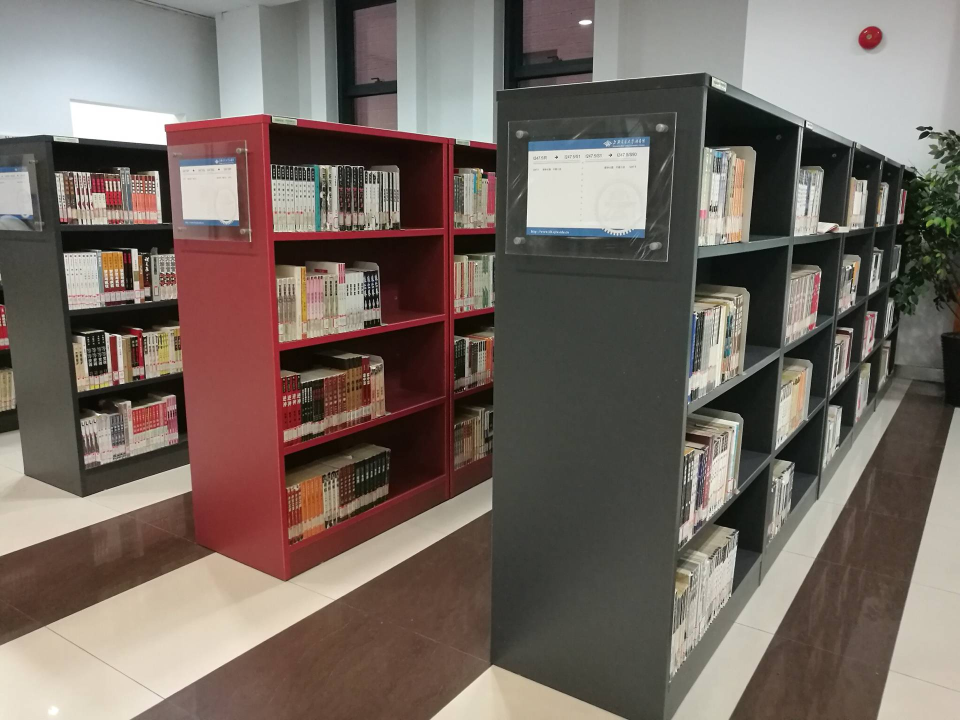
%> input picture IMG_0963.JPG, 1920 x 1440 px (shown at 1/2 size)
$ octave procedure.m   (GNU Octave 9; MATLAB toolbox functions it lacks are replaced by stand-ins)
%> lines starting %> are read from the running program, lines starting %| are printed output that depends on the picture
### distortion_3.m
function out=distortion_3(in)
%% 一些系数与图像初始化
    A =[ 895.8176,0,606.7259;0,898.4794,447.4418;0,0,1];
    D = [-0.0550,0.0574,0.0011,0.0108,0];
    fx = A(1,1);
    fy = A(2,2);
    cx = A(1,3);
    cy = A(2,3);
    k1 = D(1);
    k2 = D(2);
    p1 = D(3);
    p2 = D(4);
    tmp1 = im2double(in);
    tmp2 = rgb2gray(tmp1);
    tmp3 = zeros(size(tmp2));
%% 计算2D点对应的3D点
    [v u] = find(~isnan(tmp3));
    DDDpoints= inv(A)*[u v ones(length(u),1)]';
    r2 = DDDpoints(1,:).^2+DDDpoints(2,:).^2;
    x = DDDpoints(1,:);
    y = DDDpoints(2,:);

%% 按照公式去畸变
    x = x.*(1+k1*r2 + k2*r2.^2) + 2*p1.*x.*y + p2*(r2 + 2*x.^2);
    y = y.*(1+k1*r2 + k2*r2.^2) + 2*p2.*x.*y + p1*(r2 + 2*y.^2);
    ud = reshape(fx*x + cx,size(tmp3));
    vd = reshape(fy*y + cy,size(tmp3));
%% 插值重建原始图像
    tmp3(:,:,1) = interp2(tmp1(:,:,1), ud, vd);
    tmp3(:,:,2) = interp2(tmp1(:,:,2), ud, vd);
    tmp3(:,:,3) = interp2(tmp1(:,:,3), ud, vd);
    out=tmp3;
end

### procedure.m
clc
clear
%% load images
im1=imread('IMG_0963.JPG');
%> im1 is the input picture: size 1440x1920x3 uint8; mean R, G, B 116.9, 105.2, 97.6
im2=imread('IMG_0962.JPG');
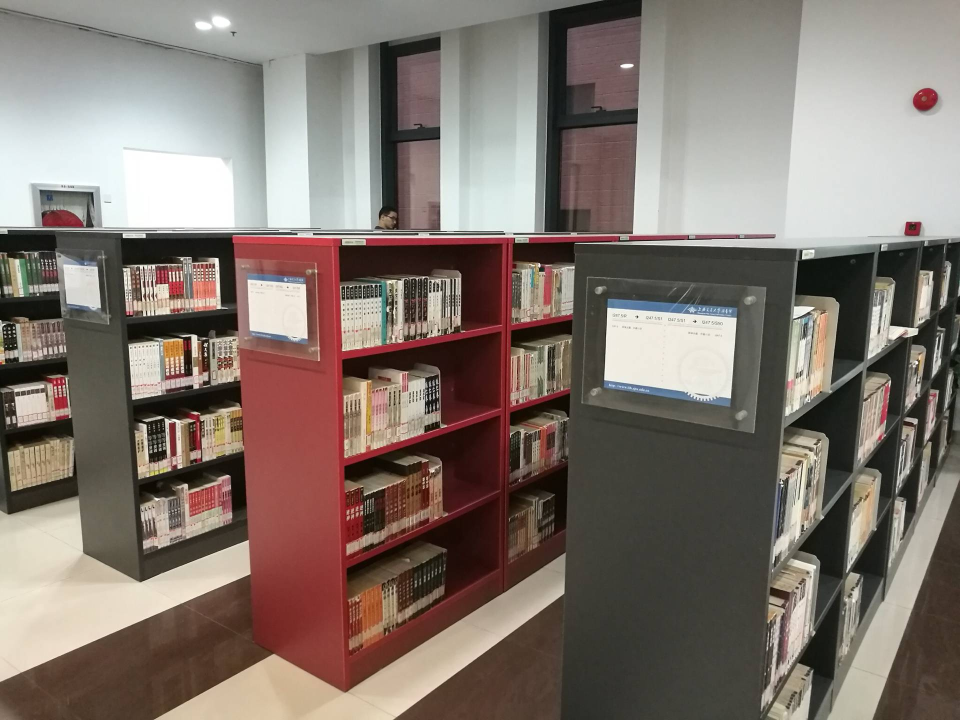
%> input picture IMG_0962.JPG, 1920 x 1440 px (shown at 1/2 size)
%> im2 is the input picture: size 1440x1920x3 uint8; mean R, G, B 129.4, 117.6, 109.9
im3=imread('IMG_0961.JPG');
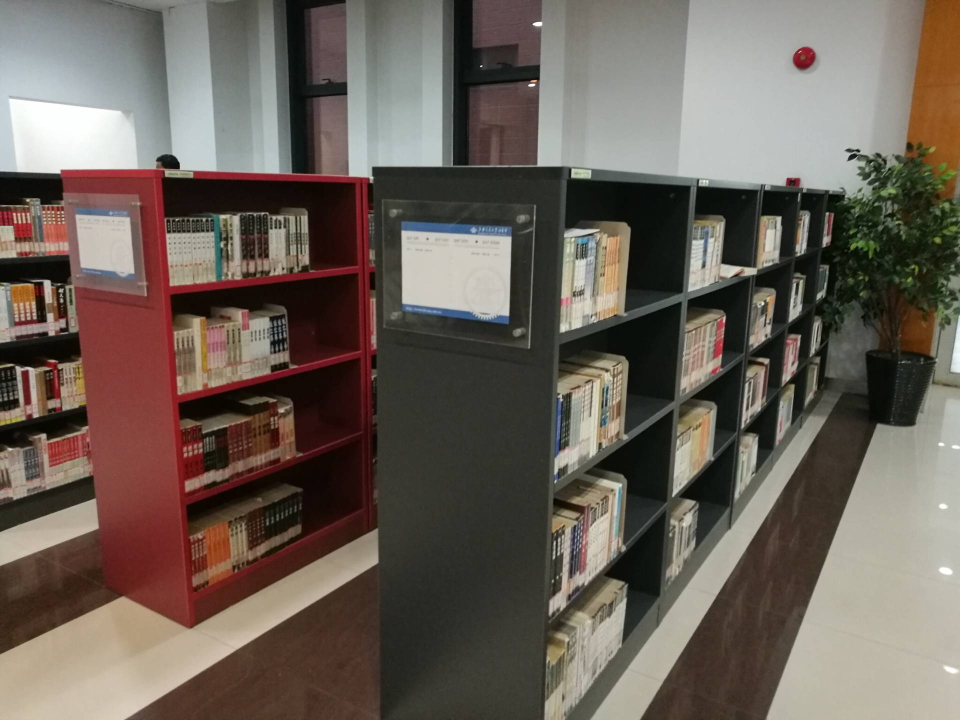
%> input picture IMG_0961.JPG, 1920 x 1440 px (shown at 1/2 size)
%> im3 is the input picture: size 1440x1920x3 uint8; mean R, G, B 106.9, 96.7, 87.8
%% step 3
im1_3=distortion_3(im1);
%> in distortion_3, `tmp2 = rgb2gray(tmp1);`:
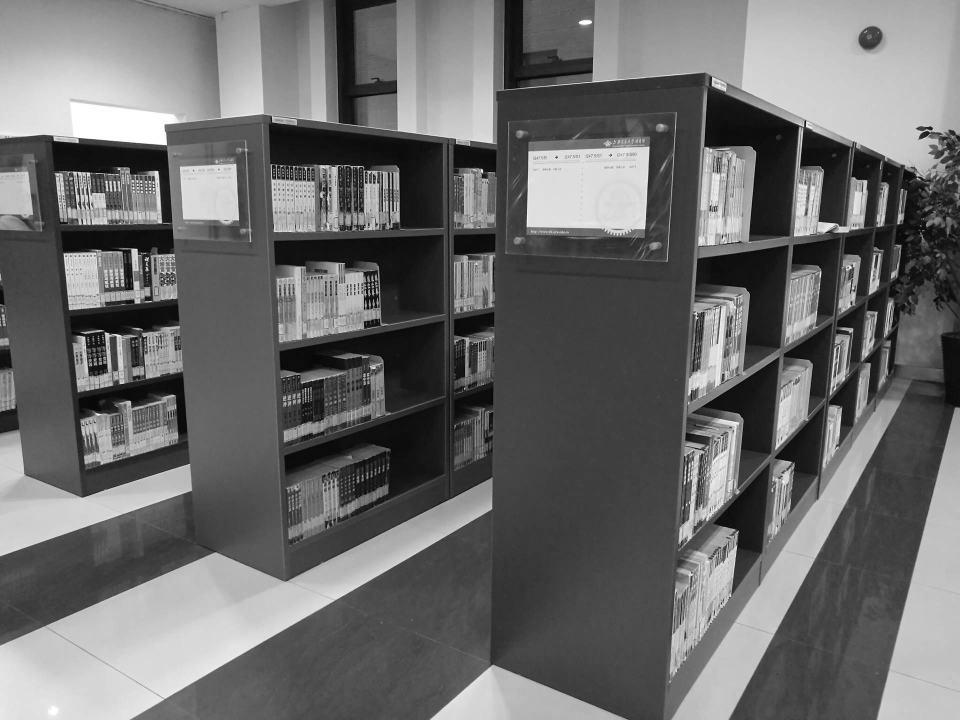
%> tmp2: size 1440x1920 double (shown at 1/2 size); min 0, max 1, mean 0.423
%> in distortion_3, `tmp3(:,:,1) = interp2(tmp1(:,:,1), ud, vd);`:
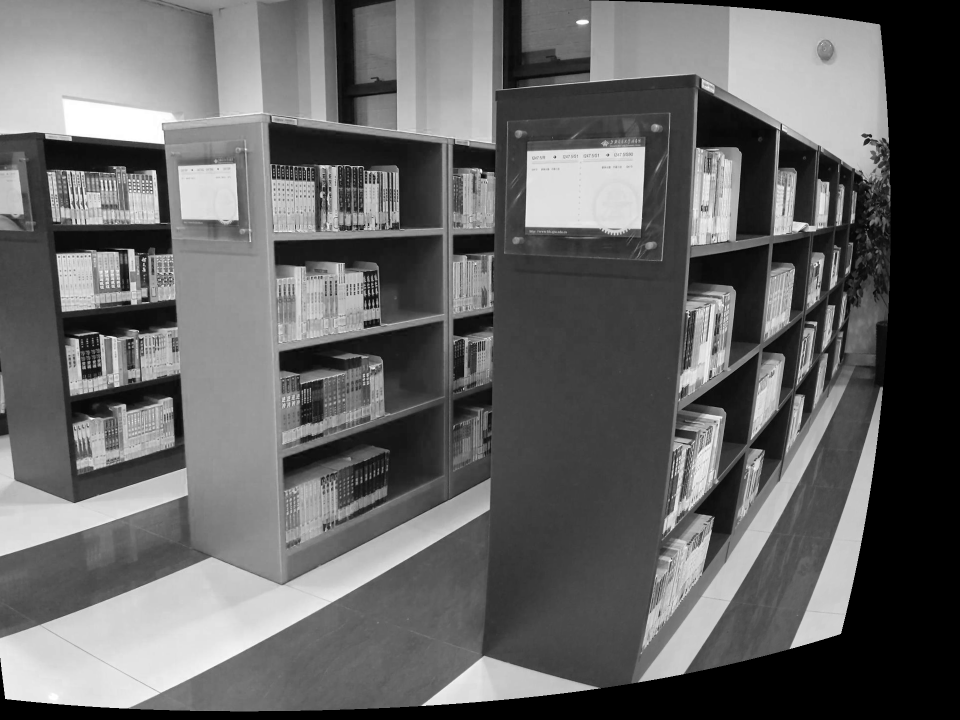
%> tmp3: size 1440x1920 double (shown at 1/2 size); 12.53% of the values are NaN or infinite; the others: min 0.000146, max 1, mean 0.456; drawn with min black, max white, NaN and infinite black
%> in distortion_3, `tmp3(:,:,3) = interp2(tmp1(:,:,3), ud, vd);`: tmp3: size 1440x1920x3 double; 12.53% of the values are NaN or infinite; the others: min 0, max 1, mean 0.413
im2_3=distortion_3(im2);
%> in distortion_3 (call 2), `tmp2 = rgb2gray(tmp1);`:
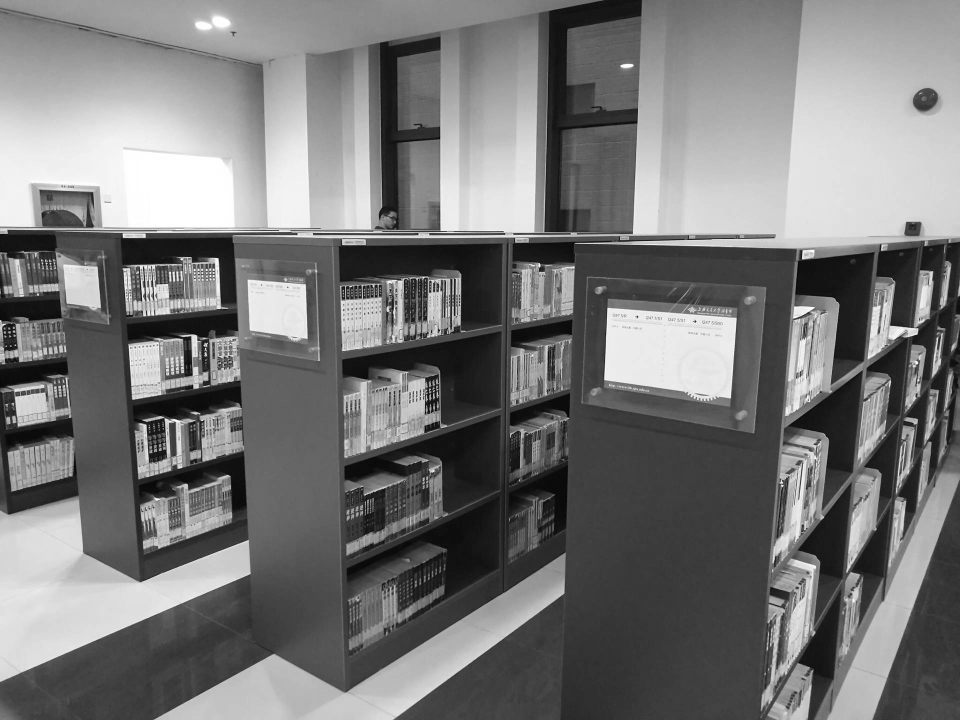
%> tmp2: size 1440x1920 double (shown at 1/2 size); min 0, max 1, mean 0.472
im3_3=distortion_3(im3);
%% step 4
% 得到灰度图
I1=rgb2gray(im1_3);
I2=rgb2gray(im2_3);
% 检测特征点
%> (the run ends here)
